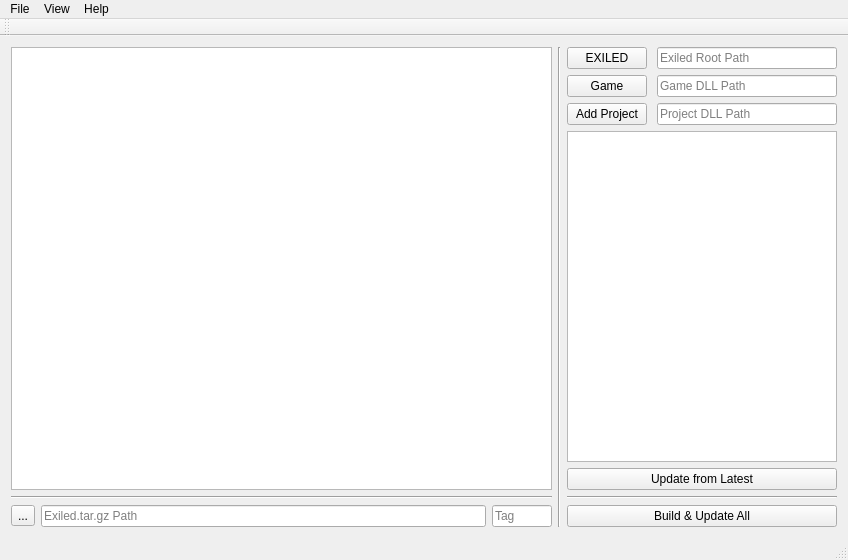
<?xml version="1.0" encoding="UTF-8"?>
<ui version="4.0">
 <class>ApplicationClass</class>
 <widget class="QMainWindow" name="ApplicationClass">
  <property name="geometry">
   <rect>
    <x>0</x>
    <y>0</y>
    <width>848</width>
    <height>560</height>
   </rect>
  </property>
  <property name="windowTitle">
   <string>Application</string>
  </property>
  <widget class="QWidget" name="centralWidget">
   <layout class="QGridLayout" name="gridLayout_2" rowstretch="0">
    <item row="0" column="0">
     <layout class="QGridLayout" name="mainLayout">
      <item row="1" column="0">
       <layout class="QHBoxLayout" name="contentLayout" stretch="2,1,1">
        <item>
         <layout class="QVBoxLayout" name="runLayout">
          <item>
           <widget class="QTextBrowser" name="logView">
            <property name="font">
             <font>
              <family>Nirmala UI Semilight</family>
              <pointsize>12</pointsize>
              <weight>75</weight>
              <bold>true</bold>
             </font>
            </property>
            <property name="markdown">
             <string/>
            </property>
            <property name="html">
             <string>&lt;!DOCTYPE HTML PUBLIC &quot;-//W3C//DTD HTML 4.0//EN&quot; &quot;http://www.w3.org/TR/REC-html40/strict.dtd&quot;&gt;
&lt;html&gt;&lt;head&gt;&lt;meta name=&quot;qrichtext&quot; content=&quot;1&quot; /&gt;&lt;style type=&quot;text/css&quot;&gt;
p, li { white-space: pre-wrap; }
&lt;/style&gt;&lt;/head&gt;&lt;body style=&quot; font-family:'Nirmala UI Semilight'; font-size:12pt; font-weight:600; font-style:normal;&quot;&gt;
&lt;p style=&quot;-qt-paragraph-type:empty; margin-top:0px; margin-bottom:0px; margin-left:0px; margin-right:0px; -qt-block-indent:0; text-indent:0px;&quot;&gt;&lt;br /&gt;&lt;/p&gt;&lt;/body&gt;&lt;/html&gt;</string>
            </property>
           </widget>
          </item>
          <item>
           <widget class="Line" name="line_2">
            <property name="orientation">
             <enum>Qt::Horizontal</enum>
            </property>
           </widget>
          </item>
          <item>
           <layout class="QHBoxLayout" name="findLayout">
            <item>
             <widget class="QToolButton" name="findArchiveTBtn">
              <property name="text">
               <string>...</string>
              </property>
             </widget>
            </item>
            <item>
             <widget class="QLineEdit" name="archivePathField">
              <property name="readOnly">
               <bool>true</bool>
              </property>
              <property name="placeholderText">
               <string>Exiled.tar.gz Path</string>
              </property>
             </widget>
            </item>
            <item>
             <widget class="QLineEdit" name="tagEdit">
              <property name="maximumSize">
               <size>
                <width>60</width>
                <height>16777215</height>
               </size>
              </property>
              <property name="inputMask">
               <string/>
              </property>
              <property name="maxLength">
               <number>8</number>
              </property>
              <property name="placeholderText">
               <string>Tag</string>
              </property>
             </widget>
            </item>
           </layout>
          </item>
         </layout>
        </item>
        <item>
         <widget class="Line" name="line_3">
          <property name="orientation">
           <enum>Qt::Vertical</enum>
          </property>
         </widget>
        </item>
        <item>
         <layout class="QVBoxLayout" name="modifierLayout">
          <item>
           <layout class="QGridLayout" name="nestedLayout" columnstretch="1,2,0">
            <item row="1" column="0">
             <widget class="QPushButton" name="gamePathBtn">
              <property name="text">
               <string>Game</string>
              </property>
             </widget>
            </item>
            <item row="2" column="0">
             <widget class="QPushButton" name="projectAddBtn">
              <property name="text">
               <string>Add Project</string>
              </property>
             </widget>
            </item>
            <item row="2" column="2">
             <widget class="QLineEdit" name="projectPathField">
              <property name="sizePolicy">
               <sizepolicy hsizetype="Expanding" vsizetype="Fixed">
                <horstretch>100</horstretch>
                <verstretch>0</verstretch>
               </sizepolicy>
              </property>
              <property name="maximumSize">
               <size>
                <width>16777215</width>
                <height>16777215</height>
               </size>
              </property>
              <property name="text">
               <string/>
              </property>
              <property name="readOnly">
               <bool>true</bool>
              </property>
              <property name="placeholderText">
               <string>Project DLL Path</string>
              </property>
             </widget>
            </item>
            <item row="0" column="0">
             <widget class="QPushButton" name="exiledPathBtn">
              <property name="text">
               <string>EXILED</string>
              </property>
             </widget>
            </item>
            <item row="1" column="2">
             <widget class="QLineEdit" name="gamePathField">
              <property name="sizePolicy">
               <sizepolicy hsizetype="Expanding" vsizetype="Fixed">
                <horstretch>100</horstretch>
                <verstretch>0</verstretch>
               </sizepolicy>
              </property>
              <property name="readOnly">
               <bool>true</bool>
              </property>
              <property name="placeholderText">
               <string>Game DLL Path</string>
              </property>
             </widget>
            </item>
            <item row="0" column="2">
             <widget class="QLineEdit" name="exiledPathField">
              <property name="sizePolicy">
               <sizepolicy hsizetype="Expanding" vsizetype="Fixed">
                <horstretch>100</horstretch>
                <verstretch>0</verstretch>
               </sizepolicy>
              </property>
              <property name="readOnly">
               <bool>true</bool>
              </property>
              <property name="placeholderText">
               <string>Exiled Root Path</string>
              </property>
             </widget>
            </item>
           </layout>
          </item>
          <item>
           <widget class="QListWidget" name="projectList"/>
          </item>
          <item>
           <widget class="QPushButton" name="updateButton">
            <property name="text">
             <string>Update from Latest</string>
            </property>
           </widget>
          </item>
          <item>
           <widget class="Line" name="line">
            <property name="orientation">
             <enum>Qt::Horizontal</enum>
            </property>
           </widget>
          </item>
          <item>
           <widget class="QPushButton" name="buildButton">
            <property name="text">
             <string>Build &amp;&amp; Update All</string>
            </property>
           </widget>
          </item>
         </layout>
        </item>
       </layout>
      </item>
     </layout>
    </item>
   </layout>
  </widget>
  <widget class="QMenuBar" name="menuBar">
   <property name="geometry">
    <rect>
     <x>0</x>
     <y>0</y>
     <width>848</width>
     <height>21</height>
    </rect>
   </property>
   <widget class="QMenu" name="menuFile">
    <property name="title">
     <string>File</string>
    </property>
   </widget>
   <widget class="QMenu" name="menuView">
    <property name="title">
     <string>View</string>
    </property>
    <addaction name="actionTheme"/>
   </widget>
   <widget class="QMenu" name="menuHelp">
    <property name="title">
     <string>Help</string>
    </property>
   </widget>
   <addaction name="menuFile"/>
   <addaction name="menuView"/>
   <addaction name="menuHelp"/>
  </widget>
  <widget class="QToolBar" name="mainToolBar">
   <attribute name="toolBarArea">
    <enum>TopToolBarArea</enum>
   </attribute>
   <attribute name="toolBarBreak">
    <bool>false</bool>
   </attribute>
  </widget>
  <widget class="QStatusBar" name="statusBar"/>
  <action name="actionTheme">
   <property name="text">
    <string>Theme</string>
   </property>
  </action>
 </widget>
 <layoutdefault spacing="6" margin="11"/>
 <resources>
  <include location="Application.qrc"/>
 </resources>
 <connections/>
</ui>
